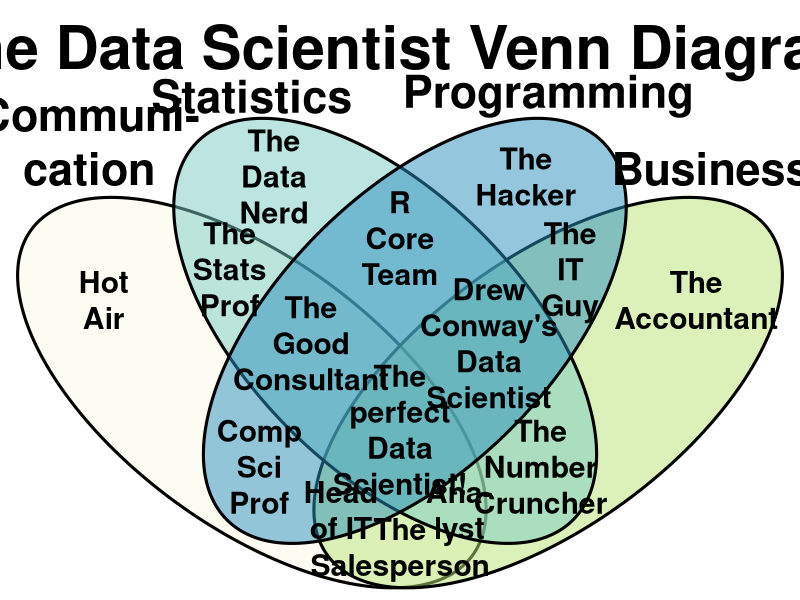

Write R code to recreate this figure.
# https://datascience.stackexchange.com/questions/2403/data-science-without-knowledge-of-a-specific-topic-is-it-worth-pursuing-as-a-ca/2406#2406

draw.ellipse <- function(center,angle,semimajor,semiminor,radius,h,s,v,...) {
  shape <- rbind(c(cos(angle),-sin(angle)),c(sin(angle),cos(angle))) %*% diag(c(semimajor,semiminor))
  tt <- seq(0,2*pi,length.out=1000)
  foo <- matrix(center,nrow=2,ncol=length(tt),byrow=FALSE) + shape%*%(radius*rbind(cos(tt),sin(tt)))
  polygon(foo[1,],foo[2,],col=hsv(h,s,v,alpha=0.5),border="black",...)
}
name <- function(x,y,label,cex=1.2,...) text(x,y,label,cex=cex,...)

len=1080
cex_factor=len/600

png("Venn.png",width=len,height=len)
opar <- par(mai=c(0,0,0,0),lwd=3,font=2)
plot(c(0,100),c(0,90),type="n",bty="n",xaxt="n",yaxt="n",xlab="",ylab="")
draw.ellipse(center=c(30,30),angle=0.75*pi,semimajor=2,semiminor=1,radius=20,h=60/360,s=.068,v=.976)
draw.ellipse(center=c(70,30),angle=0.25*pi,semimajor=2,semiminor=1,radius=20,h=83/360,s=.482,v=.894)
draw.ellipse(center=c(48,40),angle=0.7*pi,semimajor=2,semiminor=1,radius=20,h=174/360,s=.397,v=.8)
draw.ellipse(center=c(52,40),angle=0.3*pi,semimajor=2,semiminor=1,radius=20,h=200/360,s=.774,v=.745)

name(50,90,"The Data Scientist Venn Diagram",pos=1,cex=2*cex_factor)
name(8,62,"Communi-\ncation",cex=1.5*cex_factor,pos=3)
name(30,78,"Statistics",cex=1.5*cex_factor)
name(70,78,"Programming",cex=1.5*cex_factor)
name(92,62,"Business",cex=1.5*cex_factor,pos=3)

name(10,45,"Hot\nAir",cex=cex_factor)
name(90,45,"The\nAccountant",cex=cex_factor)
name(33,65,"The\nData\nNerd",cex=cex_factor)
name(67,65,"The\nHacker",cex=cex_factor)
name(27,50,"The\nStats\nProf",cex=cex_factor)
name(73,50,"The\nIT\nGuy",cex=cex_factor)
name(50,55,"R\nCore\nTeam",cex=cex_factor)
name(38,38,"The\nGood\nConsultant",cex=cex_factor)
name(62,38,"Drew\nConway's\nData\nScientist",cex=cex_factor)
name(50,24,"The\nperfect\nData\nScientist!",cex=cex_factor)
name(31,18,"Comp\nSci\nProf",cex=cex_factor)
name(69,18,"The\nNumber\nCruncher",cex=cex_factor)
name(42,11,"Head\nof IT",cex=cex_factor)
name(58,11,"Ana-\nlyst",cex=cex_factor)
name(50,5,"The\nSalesperson",cex=cex_factor)
par(opar)
dev.off()